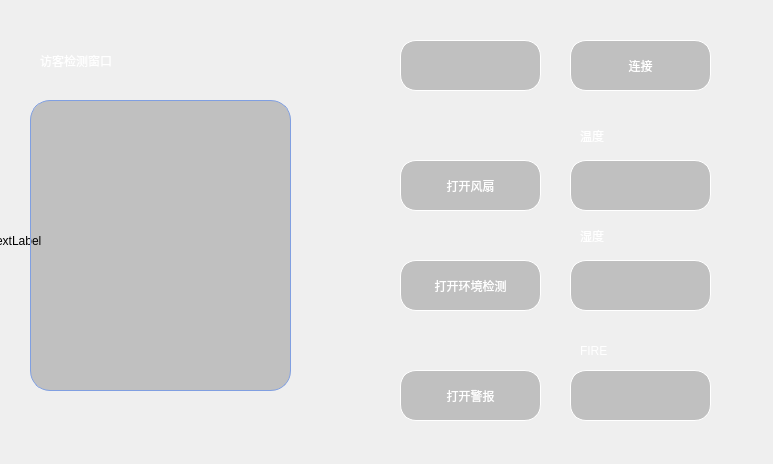
<?xml version="1.0" encoding="UTF-8"?>
<ui version="4.0">
 <class>events</class>
 <widget class="QWidget" name="events">
  <property name="geometry">
   <rect>
    <x>0</x>
    <y>0</y>
    <width>773</width>
    <height>464</height>
   </rect>
  </property>
  <property name="windowTitle">
   <string>Form</string>
  </property>
  <property name="styleSheet">
   <string notr="true"/>
  </property>
  <widget class="QPushButton" name="connect">
   <property name="geometry">
    <rect>
     <x>570</x>
     <y>40</y>
     <width>141</width>
     <height>51</height>
    </rect>
   </property>
   <property name="cursor">
    <cursorShape>OpenHandCursor</cursorShape>
   </property>
   <property name="styleSheet">
    <string notr="true">border:1px solid rgb(255, 255, 255);
font: 20pt &quot;Ubuntu&quot;;
background: rgba(0,0,0,50);
border-radius: 16px;
color: rgb(255, 255, 255);</string>
   </property>
   <property name="text">
    <string>连接</string>
   </property>
  </widget>
  <widget class="QLineEdit" name="lineEdit">
   <property name="geometry">
    <rect>
     <x>400</x>
     <y>40</y>
     <width>141</width>
     <height>51</height>
    </rect>
   </property>
   <property name="styleSheet">
    <string notr="true">border:1px solid rgb(255, 255, 255);
font: 20pt &quot;Ubuntu&quot;;
background: rgba(0,0,0,50);
border-radius: 16px;
color: rgb(255, 255, 255);</string>
   </property>
   <property name="readOnly">
    <bool>true</bool>
   </property>
  </widget>
  <widget class="QPushButton" name="eve">
   <property name="geometry">
    <rect>
     <x>400</x>
     <y>260</y>
     <width>141</width>
     <height>51</height>
    </rect>
   </property>
   <property name="cursor">
    <cursorShape>OpenHandCursor</cursorShape>
   </property>
   <property name="styleSheet">
    <string notr="true">border:1px solid rgb(255, 255, 255);

font: 14pt &quot;Ubuntu&quot;;
background: rgba(0,0,0,50);
border-radius: 16px;
color: rgb(255, 255, 255);</string>
   </property>
   <property name="text">
    <string>打开环境检测</string>
   </property>
  </widget>
  <widget class="QLabel" name="cam">
   <property name="geometry">
    <rect>
     <x>30</x>
     <y>100</y>
     <width>261</width>
     <height>291</height>
    </rect>
   </property>
   <property name="styleSheet">
    <string notr="true">border:1px solid rgb(128, 159, 225);
border-radius: 20px;
background: rgba(0,0,0,50);
</string>
   </property>
   <property name="text">
    <string/>
   </property>
  </widget>
  <widget class="QPushButton" name="fan">
   <property name="geometry">
    <rect>
     <x>400</x>
     <y>160</y>
     <width>141</width>
     <height>51</height>
    </rect>
   </property>
   <property name="cursor">
    <cursorShape>OpenHandCursor</cursorShape>
   </property>
   <property name="styleSheet">
    <string notr="true">border:1px solid rgb(255, 255, 255);
font: 20pt &quot;Ubuntu&quot;;
background: rgba(0,0,0,50);
border-radius: 16px;
color: rgb(255, 255, 255);</string>
   </property>
   <property name="text">
    <string>打开风扇</string>
   </property>
  </widget>
  <widget class="QPushButton" name="alarm">
   <property name="geometry">
    <rect>
     <x>400</x>
     <y>370</y>
     <width>141</width>
     <height>51</height>
    </rect>
   </property>
   <property name="cursor">
    <cursorShape>OpenHandCursor</cursorShape>
   </property>
   <property name="styleSheet">
    <string notr="true">border:1px solid rgb(255, 255, 255);
font: 20pt &quot;Ubuntu&quot;;
background: rgba(0,0,0,50);
border-radius: 16px;
color: rgb(255, 255, 255);</string>
   </property>
   <property name="text">
    <string>打开警报</string>
   </property>
  </widget>
  <widget class="QLabel" name="label">
   <property name="geometry">
    <rect>
     <x>40</x>
     <y>30</y>
     <width>281</width>
     <height>61</height>
    </rect>
   </property>
   <property name="styleSheet">
    <string notr="true">font: 25pt &quot;Ubuntu&quot;;
color: rgb(255, 255, 255);


background: rgba(0,0,0,0);
border-radius: 16px;
</string>
   </property>
   <property name="text">
    <string>访客检测窗口</string>
   </property>
  </widget>
  <widget class="QLineEdit" name="lineEdit_2">
   <property name="geometry">
    <rect>
     <x>570</x>
     <y>160</y>
     <width>141</width>
     <height>51</height>
    </rect>
   </property>
   <property name="cursor">
    <cursorShape>SizeFDiagCursor</cursorShape>
   </property>
   <property name="styleSheet">
    <string notr="true">border:1px solid rgb(255, 255, 255);
font: 20pt &quot;Ubuntu&quot;;
background: rgba(0,0,0,50);
border-radius: 16px;
color: rgb(255, 255, 255);</string>
   </property>
   <property name="readOnly">
    <bool>true</bool>
   </property>
  </widget>
  <widget class="QLineEdit" name="lineEdit_3">
   <property name="geometry">
    <rect>
     <x>570</x>
     <y>260</y>
     <width>141</width>
     <height>51</height>
    </rect>
   </property>
   <property name="styleSheet">
    <string notr="true">border:1px solid rgb(255, 255, 255);
color: rgba(255, 255, 255);
font: 14pt &quot;Ubuntu&quot;;
background: rgba(0,0,0,50);
border-radius: 16px;</string>
   </property>
   <property name="readOnly">
    <bool>true</bool>
   </property>
  </widget>
  <widget class="QLineEdit" name="lineEdit_4">
   <property name="geometry">
    <rect>
     <x>570</x>
     <y>370</y>
     <width>141</width>
     <height>51</height>
    </rect>
   </property>
   <property name="styleSheet">
    <string notr="true">border:1px solid rgb(255, 255, 255);
color: rgba(255, 255, 255);
font: 20pt &quot;Ubuntu&quot;;
background: rgb(0,0,0,50);
border-radius: 16px;</string>
   </property>
   <property name="readOnly">
    <bool>true</bool>
   </property>
  </widget>
  <widget class="QLabel" name="label_6">
   <property name="geometry">
    <rect>
     <x>580</x>
     <y>120</y>
     <width>111</width>
     <height>31</height>
    </rect>
   </property>
   <property name="styleSheet">
    <string notr="true">color: rgb(255, 255, 255);
font: 20pt &quot;Ubuntu&quot;;
background: rgba(0,0,0,0);
</string>
   </property>
   <property name="text">
    <string>温度</string>
   </property>
  </widget>
  <widget class="QLabel" name="label_7">
   <property name="geometry">
    <rect>
     <x>580</x>
     <y>220</y>
     <width>131</width>
     <height>31</height>
    </rect>
   </property>
   <property name="styleSheet">
    <string notr="true">
font: 20pt &quot;Ubuntu&quot;;
background: rgba(0,0,0,0);
color: rgb(255, 255, 255);</string>
   </property>
   <property name="text">
    <string>湿度</string>
   </property>
  </widget>
  <widget class="QLabel" name="label_8">
   <property name="geometry">
    <rect>
     <x>580</x>
     <y>330</y>
     <width>111</width>
     <height>41</height>
    </rect>
   </property>
   <property name="styleSheet">
    <string notr="true">
color: rgb(255, 255, 255);
border-radius: 16px;
font: 20pt &quot;Ubuntu&quot;;
background: rgba(0,0,0,0);</string>
   </property>
   <property name="text">
    <string>FIRE</string>
   </property>
  </widget>
  <widget class="QLabel" name="label_2">
   <property name="geometry">
    <rect>
     <x>-10</x>
     <y>-10</y>
     <width>851</width>
     <height>501</height>
    </rect>
   </property>
   <property name="styleSheet">
    <string notr="true">background-image: url(:/back8.png);</string>
   </property>
   <property name="text">
    <string>TextLabel</string>
   </property>
  </widget>
  <widget class="QLabel" name="label_3">
   <property name="geometry">
    <rect>
     <x>320</x>
     <y>160</y>
     <width>71</width>
     <height>51</height>
    </rect>
   </property>
   <property name="styleSheet">
    <string notr="true">background-image: url(:/feng.png);
image: url(:/feng.png);</string>
   </property>
   <property name="text">
    <string/>
   </property>
  </widget>
  <widget class="QLabel" name="label_4">
   <property name="geometry">
    <rect>
     <x>320</x>
     <y>260</y>
     <width>71</width>
     <height>51</height>
    </rect>
   </property>
   <property name="styleSheet">
    <string notr="true">image: url(:/temp.png);</string>
   </property>
   <property name="text">
    <string/>
   </property>
  </widget>
  <widget class="QLabel" name="label_5">
   <property name="geometry">
    <rect>
     <x>320</x>
     <y>370</y>
     <width>71</width>
     <height>51</height>
    </rect>
   </property>
   <property name="styleSheet">
    <string notr="true">image: url(:/fire.png);</string>
   </property>
   <property name="text">
    <string/>
   </property>
  </widget>
  <zorder>label_2</zorder>
  <zorder>connect</zorder>
  <zorder>lineEdit</zorder>
  <zorder>eve</zorder>
  <zorder>cam</zorder>
  <zorder>fan</zorder>
  <zorder>alarm</zorder>
  <zorder>label</zorder>
  <zorder>lineEdit_2</zorder>
  <zorder>lineEdit_3</zorder>
  <zorder>lineEdit_4</zorder>
  <zorder>label_6</zorder>
  <zorder>label_7</zorder>
  <zorder>label_8</zorder>
  <zorder>label_3</zorder>
  <zorder>label_4</zorder>
  <zorder>label_5</zorder>
 </widget>
 <resources/>
 <connections/>
</ui>
